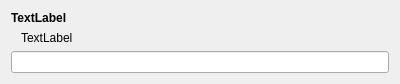
<?xml version="1.0" encoding="UTF-8"?>
<ui version="4.0">
 <class>DebconfString</class>
 <widget class="QWidget" name="DebconfString">
  <property name="geometry">
   <rect>
    <x>0</x>
    <y>0</y>
    <width>400</width>
    <height>66</height>
   </rect>
  </property>
  <property name="sizePolicy">
   <sizepolicy hsizetype="Preferred" vsizetype="Minimum">
    <horstretch>0</horstretch>
    <verstretch>0</verstretch>
   </sizepolicy>
  </property>
  <layout class="QGridLayout" name="gridLayout">
   <item row="0" column="0">
    <widget class="QLabel" name="descriptionL">
     <property name="font">
      <font>
       <weight>75</weight>
       <bold>true</bold>
      </font>
     </property>
     <property name="text">
      <string comment="KDE::DoNotExtract">TextLabel</string>
     </property>
     <property name="wordWrap">
      <bool>true</bool>
     </property>
     <property name="buddy">
      <cstring>stringLE</cstring>
     </property>
    </widget>
   </item>
   <item row="2" column="0">
    <widget class="KLineEdit" name="stringLE">
     <property name="showClearButton" stdset="0">
      <bool>true</bool>
     </property>
    </widget>
   </item>
   <item row="1" column="0">
    <widget class="QLabel" name="extendedDescriptionL">
     <property name="text">
      <string comment="KDE::DoNotExtract">TextLabel</string>
     </property>
     <property name="wordWrap">
      <bool>true</bool>
     </property>
     <property name="indent">
      <number>10</number>
     </property>
     <property name="buddy">
      <cstring>stringLE</cstring>
     </property>
    </widget>
   </item>
  </layout>
 </widget>
 <customwidgets>
  <customwidget>
   <class>KLineEdit</class>
   <extends>QLineEdit</extends>
   <header>klineedit.h</header>
  </customwidget>
 </customwidgets>
 <resources/>
 <connections/>
</ui>
